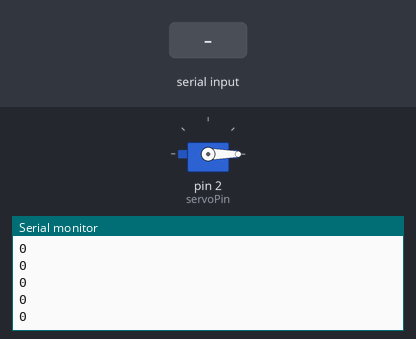
A sketch run on a simulated Arduino Uno, built with avr-gcc and run on an emulated ATmega328P. Shown: servo, the last lines printed to the serial monitor. The test bench sets the inputs (shaded band).

Above: at 1.2 s.
1.3 s: "90,45\n" received over Serial
At 1.31 s:
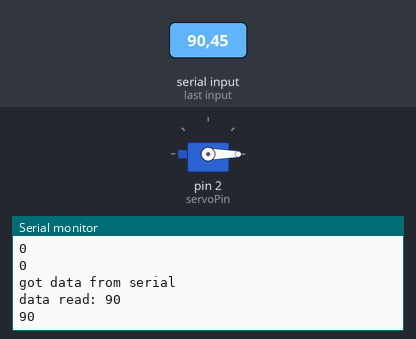
At 2.0 s:
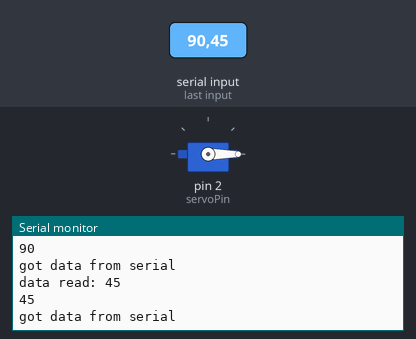
Timing chart, 0 to 4.3 s (numbered marks = the images above; inputs shaded):
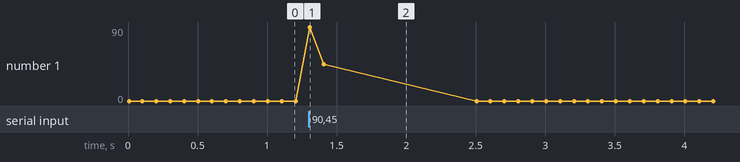

Measured:
- after the input at 1.3 s, the serial monitor: prints a new line at once (image 1)

The sketch:

ServoMotorTest.ino
```cpp
#include <Servo.h>  // include the servo library
#define servoPin 2 //this is the pin to connect to servo signal wire

Servo myservo;  // create a servo object

void setup() {
  myservo.attach(servoPin);     // attach the servo to pin 9
  Serial.begin(115200);  // start the serial communication

  Serial.println("Enter value between 1000 and 2000 to control the servo motor...");
  Serial.println("And Select No Line Ending");
}

void loop() {
  int value;  // variable to store the angle

  if (Serial.available() > 0) {  // check if there is data available from the serial port
    Serial.println("got data from serial");
    int x = Serial.parseInt();  // read the angle from the serial port
    Serial.print("data read: ");
    Serial.println(x);

    if (x >= 100 and x <= 2900)
      value = x;
  }
  myservo.writeMicroseconds(value);  // set the servo position

  Serial.println(value);
  delay(100);
}
```
